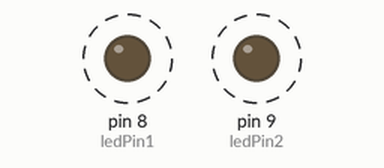
Recording of a sketch running on a simulated Arduino Uno, built with avr-gcc and run on an emulated ATmega328P. Parts: output pins drawn as LEDs (lit = HIGH). Dashed ring = blinking.

Above: at 0.2 s.
Timing chart, 0 to 3.4 s (numbered marks = the images above):
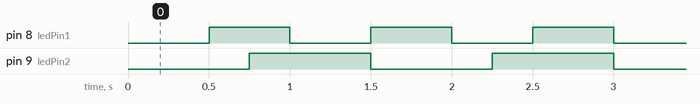

Measured:
- by itself, pin 8 (ledPin1): alternates HIGH for 0.50 s and LOW for 0.50 s
- by itself, pin 9 (ledPin2): alternates HIGH for 0.75 s and LOW for 0.75 s

The sketch:

job08.ino
```cpp
const int ledPin1 = 8;
const int ledPin2 = 9;
const int delayTime1 = 500;
const int delayTime2 = 750;
unsigned long previousMillis1 = 0;
unsigned long previousMillis2 = 0;

void setup() {
  pinMode(ledPin1, OUTPUT);
  pinMode(ledPin2, OUTPUT);
}

void loop() {
  unsigned long currentMillis = millis();

  if (currentMillis - previousMillis1 >= delayTime1) {
    previousMillis1 = currentMillis;
    digitalWrite(ledPin1, !digitalRead(ledPin1));
  }

  if (currentMillis - previousMillis2 >= delayTime2) {
    previousMillis2 = currentMillis;
    digitalWrite(ledPin2, !digitalRead(ledPin2));
  }
}
```
